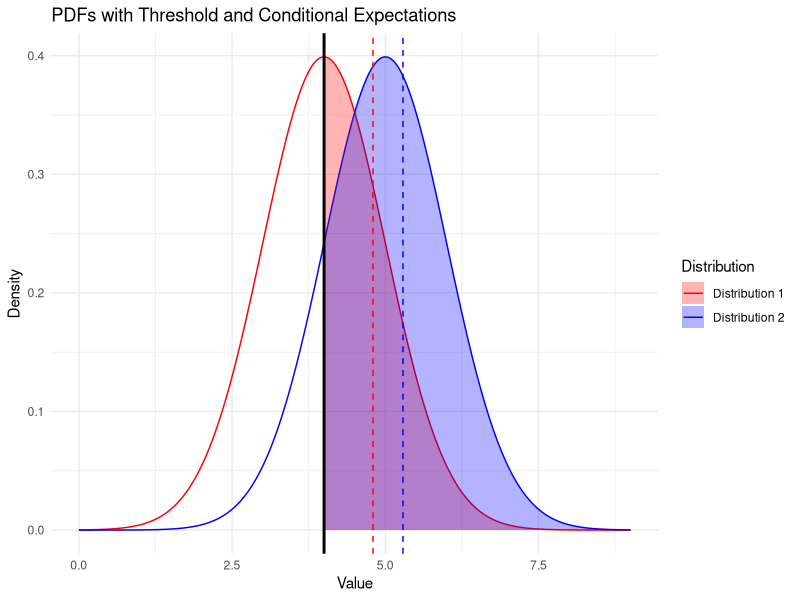

Write the R code that produced this figure.
## ---- chunk 1
#Should I do this for discrete or continuous distributions?

#Function to calculate acceptance rate, given distribution of risk d and threshold t

#Function to calculate expected outcome for accepted applicants, given distribution of risk d and threshold t






## ---- chunk 2
library(ggplot2)
plot_pdfs_with_threshold <- function(pdf1, pdf2, threshold, xmin, xmax, 
                                     color1 = "red", color2 = "blue", 
                                     name1 = "Distribution 1", name2 = "Distribution 2") {
  # Create a data frame for plotting
  x <- seq(xmin, xmax, length.out = 1000)
  df <- data.frame(
    x = x,
    density1 = pdf1(x),
    density2 = pdf2(x)
  )
  
  # Calculate conditional expectations
  conditional_expectation <- function(pdf, threshold, xmax) {
    integrate(function(x) x * pdf(x), threshold, xmax)$value / 
      integrate(pdf, threshold, xmax)$value
  }
  
  ce1 <- conditional_expectation(pdf1, threshold, xmax)
  ce2 <- conditional_expectation(pdf2, threshold, xmax)
  
  # Create the plot
  p <- ggplot(df) +
    geom_line(aes(x = x, y = density1, color = name1)) +
    geom_line(aes(x = x, y = density2, color = name2)) +
    geom_area(data = subset(df, x >= threshold), aes(x = x, y = density1, fill = name1), alpha = 0.3) +
    geom_area(data = subset(df, x >= threshold), aes(x = x, y = density2, fill = name2), alpha = 0.3) +
    scale_color_manual(values = c(color1, color2), name = "Distribution") +
    scale_fill_manual(values = c(color1, color2), name = "Distribution") +
    geom_vline(xintercept = threshold, color = "black", size = 1) +
    geom_vline(xintercept = ce1, color = color1, linetype = "dashed") +
    geom_vline(xintercept = ce2, color = color2, linetype = "dashed") +
    labs(title = "PDFs with Threshold and Conditional Expectations",
         x = "Value", y = "Density") +
    theme_minimal() +
    coord_cartesian(ylim = c(0, NA))  # Set y-axis minimum to 0
  
  return(p)
}


# Example usage with normal distributions
pdf1 <- function(x) dnorm(x, mean = 4, sd = 1)
pdf2 <- function(x) dnorm(x, mean = 5, sd = 1)
threshold <- 4

plot <- plot_pdfs_with_threshold(pdf1, pdf2, threshold, 0, 9)
print(plot)
